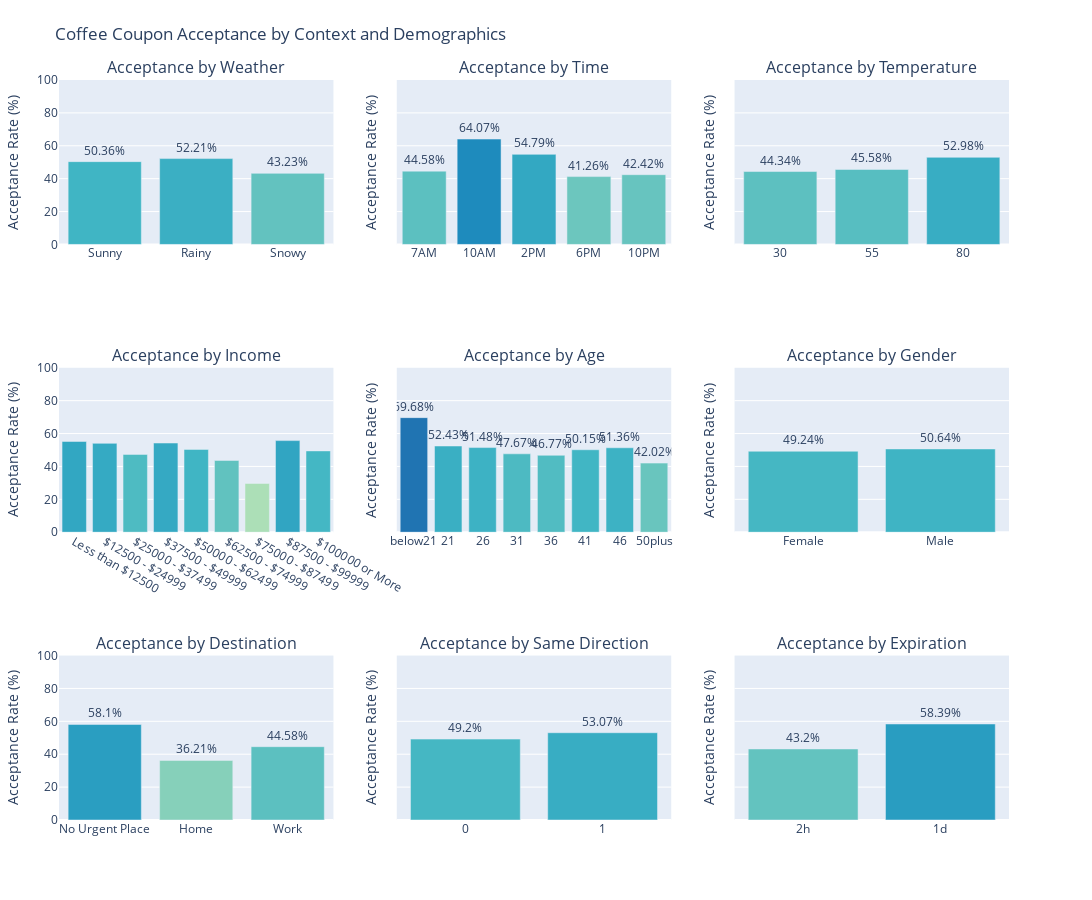

Notebook code cell kept with this figure:
### Code cell
# Coffee House coupons only
df_coffee = data.query("coupon == 'Coffee House'").copy()

# func to calculate coupon acceptance 
def coupon_acceptance(df, col, order=None):
    totals = df.groupby(col)['Y'].count()
    accepted_counts = df.groupby(col)['Y'].sum()
    accepted_percentage = (accepted_counts / totals * 100).round(2)

    acceptance = pd.DataFrame({
        col: totals.index,
        'Total': totals.values,
        'Accepted': accepted_counts.values,
        'Acceptance %': accepted_percentage.values
    })
    #reorder  
    if order is not None:
        acceptance[col] = pd.Categorical(acceptance[col], categories=order, ordered=True)
        acceptance = acceptance.sort_values(col)

    return acceptance

# set order of values
weather_order = ['Sunny', 'Rainy', 'Snowy']
time_order    = ['7AM', '10AM', '2PM', '6PM', '10PM']
temp_order    = [30, 55, 80]
income_order = [ 
    'Less than $12500',
    '$12500 - $24999',
    '$25000 - $37499',
    '$37500 - $49999',
    '$50000 - $62499',
    '$62500 - $74999',
    '$75000 - $87499',
    '$87500 - $99999',
    '$100000 or More'
]
age_order     = ['below21', '21', '26', '31', '36', '41', '46', '50plus']
destination_order = ['No Urgent Place', 'Home', 'Work']
gender_order  = ['Female', 'Male']
expiration_order  = ['2h', '1d']

# Calculate acceptance for each subplot
coupon_acceptance_weather = coupon_acceptance(df_coffee, 'weather', weather_order)
coupon_acceptance_time = coupon_acceptance(df_coffee, 'time', time_order)
coupon_acceptance_temp = coupon_acceptance(df_coffee, 'temperature', temp_order)
coupon_acceptance_income = coupon_acceptance(df_coffee, 'income', income_order)
coupon_acceptance_age = coupon_acceptance(df_coffee, 'age', age_order)
coupon_acceptance_gender = coupon_acceptance(df_coffee, 'gender', gender_order)
coupon_acceptance_destination = coupon_acceptance(df_coffee, 'destination', destination_order)
coupon_acceptance_direction = coupon_acceptance(df_coffee, 'direction_same')
coupon_acceptance_expiration = coupon_acceptance(df_coffee, 'expiration', expiration_order)

# Create the subplots
fig = make_subplots(
    rows=3, cols=3, shared_yaxes=True,
    subplot_titles=(
        "Acceptance by Weather", "Acceptance by Time", "Acceptance by Temperature",
        "Acceptance by Income", "Acceptance by Age", "Acceptance by Gender",
        "Acceptance by Destination", "Acceptance by Same Direction", "Acceptance by Expiration"
    )
)

# Shared color range
#color_min, color_max = 0, 100

def add_bar_chart(df, xcol, row, col, name):
    fig.add_trace(
        go.Bar(
            x=df[xcol].astype(str),
            y=df['Acceptance %'],
            text=df['Acceptance %'].astype(str) + '%',
            textposition='outside',
            name=name,
            marker=dict(
                color=df['Acceptance %'],
                colorscale='YlGnBu',
                cmin=0,
                cmax=100
            )
        ),
        row=row, col=col
    )

# First row of charts
add_bar_chart(coupon_acceptance_weather, 'weather', 1, 1, 'Weather')
add_bar_chart(coupon_acceptance_time, 'time', 1, 2, 'Time')
add_bar_chart(coupon_acceptance_temp, 'temperature', 1, 3, 'Temperature')

# Second row of charts
add_bar_chart(coupon_acceptance_income, 'income', 2, 1, 'Income')
add_bar_chart(coupon_acceptance_age, 'age', 2, 2, 'Age')
add_bar_chart(coupon_acceptance_gender, 'gender', 2, 3, 'Gender')

# Third row of charts
add_bar_chart(coupon_acceptance_destination, 'destination', 3, 1, 'Destination')
add_bar_chart(coupon_acceptance_direction, 'direction_same', 3, 2, 'Direction')
add_bar_chart(coupon_acceptance_expiration, 'expiration', 3, 3, 'Expiration')

# Layout
fig.update_layout(
    title_text="Coffee Coupon Acceptance by Context and Demographics",
    height=900, width=1200, showlegend=False,
    uniformtext_minsize=8, uniformtext_mode='hide',
    margin=dict(t=80, l=40, r=20, b=80)
)

# Y-axis for all
for r in range(1, 4):
    for c in range(1, 4):
        fig.update_yaxes(range=[0, 100], title_text="Acceptance Rate (%)", row=r, col=c)

fig.show()

### Figure 1 — Plotly figure (JSON) as saved in the notebook; plotly's stock layout.template omitted (floating-point values rounded to 4 significant figures)
{"data": [{"marker": {"cmax": 100, "cmin": 0, "color": [50.36, 52.21, 43.23], "colorscale": [[0, "rgb(255,255,217)"], [0.125, "rgb(237,248,177)"], [0.25, "rgb(199,233,180)"], [0.375, "rgb(127,205,187)"], [0.5, "rgb(65,182,196)"], [0.625, "rgb(29,145,192)"], [0.75, "rgb(34,94,168)"], [0.875, "rgb(37,52,148)"], [1, "rgb(8,29,88)"]]}, "name": "Weather", "text": ["50.36%", "52.21%", "43.23%"], "textposition": "outside", "type": "bar", "x": ["Sunny", "Rainy", "Snowy"], "xaxis": "x", "y": [50.36, 52.21, 43.23], "yaxis": "y"}, {"marker": {"cmax": 100, "cmin": 0, "color": [44.58, 64.07, 54.79, 41.26, 42.42], "colorscale": [[0, "rgb(255,255,217)"], [0.125, "rgb(237,248,177)"], [0.25, "rgb(199,233,180)"], [0.375, "rgb(127,205,187)"], [0.5, "rgb(65,182,196)"], [0.625, "rgb(29,145,192)"], [0.75, "rgb(34,94,168)"], [0.875, "rgb(37,52,148)"], [1, "rgb(8,29,88)"]]}, "name": "Time", "text": ["44.58%", "64.07%", "54.79%", "41.26%", "42.42%"], "textposition": "outside", "type": "bar", "x": ["7AM", "10AM", "2PM", "6PM", "10PM"], "xaxis": "x2", "y": [44.58, 64.07, 54.79, 41.26, 42.42], "yaxis": "y2"}, {"marker": {"cmax": 100, "cmin": 0, "color": [44.34, 45.58, 52.98], "colorscale": [[0, "rgb(255,255,217)"], [0.125, "rgb(237,248,177)"], [0.25, "rgb(199,233,180)"], [0.375, "rgb(127,205,187)"], [0.5, "rgb(65,182,196)"], [0.625, "rgb(29,145,192)"], [0.75, "rgb(34,94,168)"], [0.875, "rgb(37,52,148)"], [1, "rgb(8,29,88)"]]}, "name": "Temperature", "text": ["44.34%", "45.58%", "52.98%"], "textposition": "outside", "type": "bar", "x": ["30", "55", "80"], "xaxis": "x3", "y": [44.34, 45.58, 52.98], "yaxis": "y3"}, {"marker": {"cmax": 100, "cmin": 0, "color": [55.19, 54.04, 47.34, 54.24, 50.36, 43.64, 29.66, 55.72, 49.44], "colorscale": [[0, "rgb(255,255,217)"], [0.125, "rgb(237,248,177)"], [0.25, "rgb(199,233,180)"], [0.375, "rgb(127,205,187)"], [0.5, "rgb(65,182,196)"], [0.625, "rgb(29,145,192)"], [0.75, "rgb(34,94,168)"], [0.875, "rgb(37,52,148)"], [1, "rgb(8,29,88)"]]}, "name": "Income", "text": ["55.19%", "54.04%", "47.34%", "54.24%", "50.36%", "43.64%", "29.66%", "55.72%", "49.44%"], "textposition": "outside", "type": "bar", "x": ["Less than $12500", "$12500 - $24999", "$25000 - $37499", "$37500 - $49999", "$50000 - $62499", "$62500 - $74999", "$75000 - $87499", "$87500 - $99999", "$100000 or More"], "xaxis": "x4", "y": [55.19, 54.04, 47.34, 54.24, 50.36, 43.64, 29.66, 55.72, 49.44], "yaxis": "y4"}, {"marker": {"cmax": 100, "cmin": 0, "color": [69.68, 52.43, 51.48, 47.67, 46.77, 50.15, 51.36, 42.02], "colorscale": [[0, "rgb(255,255,217)"], [0.125, "rgb(237,248,177)"], [0.25, "rgb(199,233,180)"], [0.375, "rgb(127,205,187)"], [0.5, "rgb(65,182,196)"], [0.625, "rgb(29,145,192)"], [0.75, "rgb(34,94,168)"], [0.875, "rgb(37,52,148)"], [1, "rgb(8,29,88)"]]}, "name": "Age", "text": ["69.68%", "52.43%", "51.48%", "47.67%", "46.77%", "50.15%", "51.36%", "42.02%"], "textposition": "outside", "type": "bar", "x": ["below21", "21", "26", "31", "36", "41", "46", "50plus"], "xaxis": "x5", "y": [69.68, 52.43, 51.48, 47.67, 46.77, 50.15, 51.36, 42.02], "yaxis": "y5"}, {"marker": {"cmax": 100, "cmin": 0, "color": [49.24, 50.64], "colorscale": [[0, "rgb(255,255,217)"], [0.125, "rgb(237,248,177)"], [0.25, "rgb(199,233,180)"], [0.375, "rgb(127,205,187)"], [0.5, "rgb(65,182,196)"], [0.625, "rgb(29,145,192)"], [0.75, "rgb(34,94,168)"], [0.875, "rgb(37,52,148)"], [1, "rgb(8,29,88)"]]}, "name": "Gender", "text": ["49.24%", "50.64%"], "textposition": "outside", "type": "bar", "x": ["Female", "Male"], "xaxis": "x6", "y": [49.24, 50.64], "yaxis": "y6"}, {"marker": {"cmax": 100, "cmin": 0, "color": [58.1, 36.21, 44.58], "colorscale": [[0, "rgb(255,255,217)"], [0.125, "rgb(237,248,177)"], [0.25, "rgb(199,233,180)"], [0.375, "rgb(127,205,187)"], [0.5, "rgb(65,182,196)"], [0.625, "rgb(29,145,192)"], [0.75, "rgb(34,94,168)"], [0.875, "rgb(37,52,148)"], [1, "rgb(8,29,88)"]]}, "name": "Destination", "text": ["58.1%", "36.21%", "44.58%"], "textposition": "outside", "type": "bar", "x": ["No Urgent Place", "Home", "Work"], "xaxis": "x7", "y": [58.1, 36.21, 44.58], "yaxis": "y7"}, {"marker": {"cmax": 100, "cmin": 0, "color": [49.2, 53.07], "colorscale": [[0, "rgb(255,255,217)"], [0.125, "rgb(237,248,177)"], [0.25, "rgb(199,233,180)"], [0.375, "rgb(127,205,187)"], [0.5, "rgb(65,182,196)"], [0.625, "rgb(29,145,192)"], [0.75, "rgb(34,94,168)"], [0.875, "rgb(37,52,148)"], [1, "rgb(8,29,88)"]]}, "name": "Direction", "text": ["49.2%", "53.07%"], "textposition": "outside", "type": "bar", "x": ["0", "1"], "xaxis": "x8", "y": [49.2, 53.07], "yaxis": "y8"}, {"marker": {"cmax": 100, "cmin": 0, "color": [43.2, 58.39], "colorscale": [[0, "rgb(255,255,217)"], [0.125, "rgb(237,248,177)"], [0.25, "rgb(199,233,180)"], [0.375, "rgb(127,205,187)"], [0.5, "rgb(65,182,196)"], [0.625, "rgb(29,145,192)"], [0.75, "rgb(34,94,168)"], [0.875, "rgb(37,52,148)"], [1, "rgb(8,29,88)"]]}, "name": "Expiration", "text": ["43.2%", "58.39%"], "textposition": "outside", "type": "bar", "x": ["2h", "1d"], "xaxis": "x9", "y": [43.2, 58.39], "yaxis": "y9"}], "layout": {"annotations": [{"font": {"size": 16}, "showarrow": false, "text": "Acceptance by Weather", "x": 0.1444, "xanchor": "center", "xref": "paper", "y": 1, "yanchor": "bottom", "yref": "paper"}, {"font": {"size": 16}, "showarrow": false, "text": "Acceptance by Time", "x": 0.5, "xanchor": "center", "xref": "paper", "y": 1, "yanchor": "bottom", "yref": "paper"}, {"font": {"size": 16}, "showarrow": false, "text": "Acceptance by Temperature", "x": 0.8556, "xanchor": "center", "xref": "paper", "y": 1, "yanchor": "bottom", "yref": "paper"}, {"font": {"size": 16}, "showarrow": false, "text": "Acceptance by Income", "x": 0.1444, "xanchor": "center", "xref": "paper", "y": 0.6111, "yanchor": "bottom", "yref": "paper"}, {"font": {"size": 16}, "showarrow": false, "text": "Acceptance by Age", "x": 0.5, "xanchor": "center", "xref": "paper", "y": 0.6111, "yanchor": "bottom", "yref": "paper"}, {"font": {"size": 16}, "showarrow": false, "text": "Acceptance by Gender", "x": 0.8556, "xanchor": "center", "xref": "paper", "y": 0.6111, "yanchor": "bottom", "yref": "paper"}, {"font": {"size": 16}, "showarrow": false, "text": "Acceptance by Destination", "x": 0.1444, "xanchor": "center", "xref": "paper", "y": 0.2222, "yanchor": "bottom", "yref": "paper"}, {"font": {"size": 16}, "showarrow": false, "text": "Acceptance by Same Direction", "x": 0.5, "xanchor": "center", "xref": "paper", "y": 0.2222, "yanchor": "bottom", "yref": "paper"}, {"font": {"size": 16}, "showarrow": false, "text": "Acceptance by Expiration", "x": 0.8556, "xanchor": "center", "xref": "paper", "y": 0.2222, "yanchor": "bottom", "yref": "paper"}], "height": 900, "margin": {"b": 80, "l": 40, "r": 20, "t": 80}, "showlegend": false, "title": {"text": "Coffee Coupon Acceptance by Context and Demographics"}, "uniformtext": {"minsize": 8, "mode": "hide"}, "width": 1200, "xaxis": {"anchor": "y", "domain": [0, 0.2889]}, "xaxis2": {"anchor": "y2", "domain": [0.3556, 0.6444]}, "xaxis3": {"anchor": "y3", "domain": [0.7111, 1]}, "xaxis4": {"anchor": "y4", "domain": [0, 0.2889]}, "xaxis5": {"anchor": "y5", "domain": [0.3556, 0.6444]}, "xaxis6": {"anchor": "y6", "domain": [0.7111, 1]}, "xaxis7": {"anchor": "y7", "domain": [0, 0.2889]}, "xaxis8": {"anchor": "y8", "domain": [0.3556, 0.6444]}, "xaxis9": {"anchor": "y9", "domain": [0.7111, 1]}, "yaxis": {"anchor": "x", "domain": [0.7778, 1], "range": [0, 100], "title": {"text": "Acceptance Rate (%)"}}, "yaxis2": {"anchor": "x2", "domain": [0.7778, 1], "matches": "y", "range": [0, 100], "showticklabels": false, "title": {"text": "Acceptance Rate (%)"}}, "yaxis3": {"anchor": "x3", "domain": [0.7778, 1], "matches": "y", "range": [0, 100], "showticklabels": false, "title": {"text": "Acceptance Rate (%)"}}, "yaxis4": {"anchor": "x4", "domain": [0.3889, 0.6111], "range": [0, 100], "title": {"text": "Acceptance Rate (%)"}}, "yaxis5": {"anchor": "x5", "domain": [0.3889, 0.6111], "matches": "y4", "range": [0, 100], "showticklabels": false, "title": {"text": "Acceptance Rate (%)"}}, "yaxis6": {"anchor": "x6", "domain": [0.3889, 0.6111], "matches": "y4", "range": [0, 100], "showticklabels": false, "title": {"text": "Acceptance Rate (%)"}}, "yaxis7": {"anchor": "x7", "domain": [0, 0.2222], "range": [0, 100], "title": {"text": "Acceptance Rate (%)"}}, "yaxis8": {"anchor": "x8", "domain": [0, 0.2222], "matches": "y7", "range": [0, 100], "showticklabels": false, "title": {"text": "Acceptance Rate (%)"}}, "yaxis9": {"anchor": "x9", "domain": [0, 0.2222], "matches": "y7", "range": [0, 100], "showticklabels": false, "title": {"text": "Acceptance Rate (%)"}}}}
